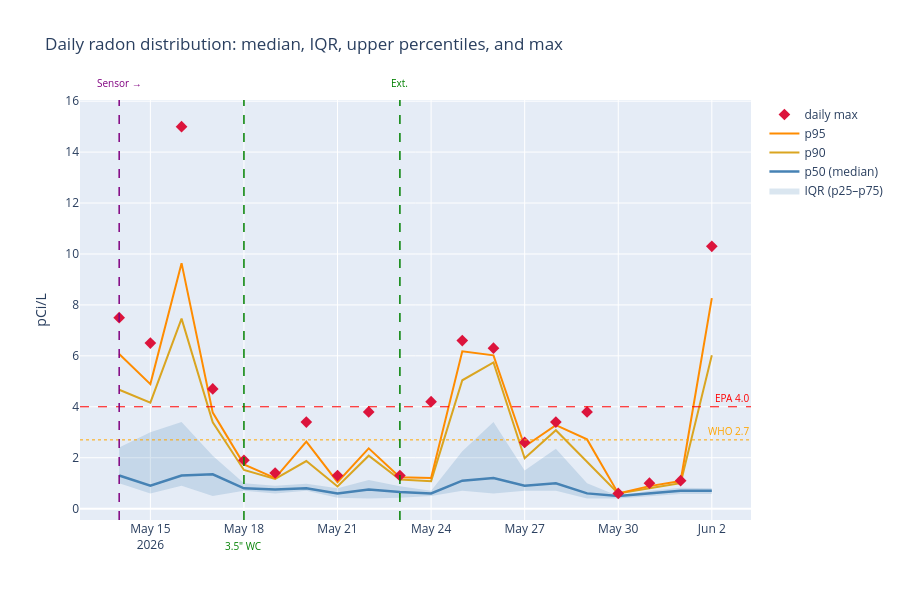

Notebook source saved alongside this figure:
### Markdown cell above
## Daily distribution (percentiles)

For each day: the **median (p50)** line shows the typical level; the **IQR band (p25–p75)** shows the middle half of readings; **p90/p95** capture the upper tail; the **daily max** marker is the single worst hour. A day where median is low but max hits EPA is a day where the system is mostly working but failed at least once.

### Code cell
daily = pd.DataFrame({
    'p25':       df_post['radon'].resample('D').quantile(0.25),
    'p50':       df_post['radon'].resample('D').quantile(0.50),
    'p75':       df_post['radon'].resample('D').quantile(0.75),
    'p90':       df_post['radon'].resample('D').quantile(0.90),
    'p95':       df_post['radon'].resample('D').quantile(0.95),
    'daily_max': df_post['radon'].resample('D').max(),
})

fig = go.Figure()
# IQR band (p25-p75) — invisible upper bound, then fill down from p25
fig.add_trace(go.Scatter(x=daily.index, y=daily['p75'],
                         line=dict(color='rgba(0,0,0,0)'), mode='lines',
                         showlegend=False, hoverinfo='skip'))
fig.add_trace(go.Scatter(x=daily.index, y=daily['p25'], name='IQR (p25–p75)',
                         line=dict(color='rgba(0,0,0,0)'), mode='lines',
                         fill='tonexty', fillcolor='rgba(70, 130, 180, 0.20)'))
# percentile lines
fig.add_trace(go.Scatter(x=daily.index, y=daily['p50'], name='p50 (median)',
                         line=dict(color='steelblue', width=2.5)))
fig.add_trace(go.Scatter(x=daily.index, y=daily['p90'], name='p90',
                         line=dict(color='goldenrod', width=2)))
fig.add_trace(go.Scatter(x=daily.index, y=daily['p95'], name='p95',
                         line=dict(color='darkorange', width=2)))
fig.add_trace(go.Scatter(x=daily.index, y=daily['daily_max'], name='daily max',
                         mode='markers',
                         marker=dict(color='crimson', size=9, symbol='diamond')))
fig.update_layout(title='Daily radon distribution: median, IQR, upper percentiles, and max',
                  yaxis_title='pCi/L', xaxis_title='')
annotate(fig, events=EVENTS_POST)
fig.show()

### Figure 1 — Plotly figure (JSON) as saved in the notebook; plotly's stock layout.template omitted (floating-point values rounded to 4 significant figures)
{"data": [{"hoverinfo": "skip", "line": {"color": "rgba(0,0,0,0)"}, "mode": "lines", "showlegend": false, "type": "scatter", "x": ["2026-05-14T00:00:00.000000", "2026-05-15T00:00:00.000000", "2026-05-16T00:00:00.000000", "2026-05-17T00:00:00.000000", "2026-05-18T00:00:00.000000", "2026-05-19T00:00:00.000000", "2026-05-20T00:00:00.000000", "2026-05-21T00:00:00.000000", "2026-05-22T00:00:00.000000", "2026-05-23T00:00:00.000000", "2026-05-24T00:00:00.000000", "2026-05-25T00:00:00.000000", "2026-05-26T00:00:00.000000", "2026-05-27T00:00:00.000000", "2026-05-28T00:00:00.000000", "2026-05-29T00:00:00.000000", "2026-05-30T00:00:00.000000", "2026-05-31T00:00:00.000000", "2026-06-01T00:00:00.000000", "2026-06-02T00:00:00.000000"], "y": [2.4, 3.0, 3.4, 2.075, 1.0, 0.9, 0.975, 0.8, 1.125, 0.875, 0.7, 2.25, 3.4, 1.5, 2.35, 1.0, 0.5, 0.7, 0.825, 0.8]}, {"fill": "tonexty", "fillcolor": "rgba(70, 130, 180, 0.20)", "line": {"color": "rgba(0,0,0,0)"}, "mode": "lines", "name": "IQR (p25–p75)", "type": "scatter", "x": ["2026-05-14T00:00:00.000000", "2026-05-15T00:00:00.000000", "2026-05-16T00:00:00.000000", "2026-05-17T00:00:00.000000", "2026-05-18T00:00:00.000000", "2026-05-19T00:00:00.000000", "2026-05-20T00:00:00.000000", "2026-05-21T00:00:00.000000", "2026-05-22T00:00:00.000000", "2026-05-23T00:00:00.000000", "2026-05-24T00:00:00.000000", "2026-05-25T00:00:00.000000", "2026-05-26T00:00:00.000000", "2026-05-27T00:00:00.000000", "2026-05-28T00:00:00.000000", "2026-05-29T00:00:00.000000", "2026-05-30T00:00:00.000000", "2026-05-31T00:00:00.000000", "2026-06-01T00:00:00.000000", "2026-06-02T00:00:00.000000"], "y": [1.0, 0.6, 0.9, 0.5, 0.7, 0.6, 0.7, 0.425, 0.4, 0.425, 0.5, 0.7, 0.6, 0.7, 0.7, 0.4, 0.4, 0.5, 0.575, 0.575]}, {"line": {"color": "steelblue", "width": 2.5}, "name": "p50 (median)", "type": "scatter", "x": ["2026-05-14T00:00:00.000000", "2026-05-15T00:00:00.000000", "2026-05-16T00:00:00.000000", "2026-05-17T00:00:00.000000", "2026-05-18T00:00:00.000000", "2026-05-19T00:00:00.000000", "2026-05-20T00:00:00.000000", "2026-05-21T00:00:00.000000", "2026-05-22T00:00:00.000000", "2026-05-23T00:00:00.000000", "2026-05-24T00:00:00.000000", "2026-05-25T00:00:00.000000", "2026-05-26T00:00:00.000000", "2026-05-27T00:00:00.000000", "2026-05-28T00:00:00.000000", "2026-05-29T00:00:00.000000", "2026-05-30T00:00:00.000000", "2026-05-31T00:00:00.000000", "2026-06-01T00:00:00.000000", "2026-06-02T00:00:00.000000"], "y": [1.3, 0.9, 1.3, 1.35, 0.8, 0.75, 0.8, 0.6, 0.75, 0.65, 0.6, 1.1, 1.2, 0.9, 1.0, 0.6, 0.5, 0.6, 0.7, 0.7]}, {"line": {"color": "goldenrod", "width": 2}, "name": "p90", "type": "scatter", "x": ["2026-05-14T00:00:00.000000", "2026-05-15T00:00:00.000000", "2026-05-16T00:00:00.000000", "2026-05-17T00:00:00.000000", "2026-05-18T00:00:00.000000", "2026-05-19T00:00:00.000000", "2026-05-20T00:00:00.000000", "2026-05-21T00:00:00.000000", "2026-05-22T00:00:00.000000", "2026-05-23T00:00:00.000000", "2026-05-24T00:00:00.000000", "2026-05-25T00:00:00.000000", "2026-05-26T00:00:00.000000", "2026-05-27T00:00:00.000000", "2026-05-28T00:00:00.000000", "2026-05-29T00:00:00.000000", "2026-05-30T00:00:00.000000", "2026-05-31T00:00:00.000000", "2026-06-01T00:00:00.000000", "2026-06-02T00:00:00.000000"], "y": [4.67, 4.16, 7.46, 3.39, 1.52, 1.17, 1.87, 0.87, 2.08, 1.14, 1.08, 5.04, 5.74, 1.98, 3.08, 1.84, 0.6, 0.8, 1.0, 6.02]}, {"line": {"color": "darkorange", "width": 2}, "name": "p95", "type": "scatter", "x": ["2026-05-14T00:00:00.000000", "2026-05-15T00:00:00.000000", "2026-05-16T00:00:00.000000", "2026-05-17T00:00:00.000000", "2026-05-18T00:00:00.000000", "2026-05-19T00:00:00.000000", "2026-05-20T00:00:00.000000", "2026-05-21T00:00:00.000000", "2026-05-22T00:00:00.000000", "2026-05-23T00:00:00.000000", "2026-05-24T00:00:00.000000", "2026-05-25T00:00:00.000000", "2026-05-26T00:00:00.000000", "2026-05-27T00:00:00.000000", "2026-05-28T00:00:00.000000", "2026-05-29T00:00:00.000000", "2026-05-30T00:00:00.000000", "2026-05-31T00:00:00.000000", "2026-06-01T00:00:00.000000", "2026-06-02T00:00:00.000000"], "y": [6.07, 4.89, 9.64, 3.77, 1.74, 1.2, 2.635, 1.04, 2.37, 1.235, 1.2, 6.18, 6.02, 2.44, 3.28, 2.72, 0.6, 0.885, 1.085, 8.265]}, {"marker": {"color": "crimson", "size": 9, "symbol": "diamond"}, "mode": "markers", "name": "daily max", "type": "scatter", "x": ["2026-05-14T00:00:00.000000", "2026-05-15T00:00:00.000000", "2026-05-16T00:00:00.000000", "2026-05-17T00:00:00.000000", "2026-05-18T00:00:00.000000", "2026-05-19T00:00:00.000000", "2026-05-20T00:00:00.000000", "2026-05-21T00:00:00.000000", "2026-05-22T00:00:00.000000", "2026-05-23T00:00:00.000000", "2026-05-24T00:00:00.000000", "2026-05-25T00:00:00.000000", "2026-05-26T00:00:00.000000", "2026-05-27T00:00:00.000000", "2026-05-28T00:00:00.000000", "2026-05-29T00:00:00.000000", "2026-05-30T00:00:00.000000", "2026-05-31T00:00:00.000000", "2026-06-01T00:00:00.000000", "2026-06-02T00:00:00.000000"], "y": [7.5, 6.5, 15.0, 4.7, 1.9, 1.4, 3.4, 1.3, 3.8, 1.3, 4.2, 6.6, 6.3, 2.6, 3.4, 3.8, 0.6, 1.0, 1.1, 10.3]}], "layout": {"annotations": [{"font": {"color": "red", "size": 10}, "showarrow": false, "text": "EPA 4.0", "x": 1, "xanchor": "right", "xref": "x domain", "y": 4, "yanchor": "bottom", "yref": "y"}, {"font": {"color": "orange", "size": 10}, "showarrow": false, "text": "WHO 2.7", "x": 1, "xanchor": "right", "xref": "x domain", "y": 2.7, "yanchor": "bottom", "yref": "y"}, {"font": {"color": "purple", "size": 10}, "showarrow": false, "text": "Sensor →", "x": "2026-05-14T00:00:00", "xanchor": "center", "xref": "x", "y": 1.02, "yanchor": "bottom", "yref": "y domain"}, {"font": {"color": "green", "size": 10}, "showarrow": false, "text": "3.5\" WC", "x": "2026-05-18T00:00:00", "xanchor": "center", "xref": "x", "y": -0.04, "yanchor": "top", "yref": "y domain"}, {"font": {"color": "green", "size": 10}, "showarrow": false, "text": "Ext.", "x": "2026-05-23T00:00:00", "xanchor": "center", "xref": "x", "y": 1.02, "yanchor": "bottom", "yref": "y domain"}], "height": 600, "shapes": [{"line": {"color": "red", "dash": "dash", "width": 1}, "type": "line", "x0": 0, "x1": 1, "xref": "x domain", "y0": 4, "y1": 4, "yref": "y"}, {"line": {"color": "orange", "dash": "dot", "width": 1}, "type": "line", "x0": 0, "x1": 1, "xref": "x domain", "y0": 2.7, "y1": 2.7, "yref": "y"}, {"line": {"color": "purple", "dash": "dash", "width": 1.5}, "type": "line", "x0": "2026-05-14T00:00:00", "x1": "2026-05-14T00:00:00", "xref": "x", "y0": 0, "y1": 1, "yref": "y domain"}, {"line": {"color": "green", "dash": "dash", "width": 1.5}, "type": "line", "x0": "2026-05-18T00:00:00", "x1": "2026-05-18T00:00:00", "xref": "x", "y0": 0, "y1": 1, "yref": "y domain"}, {"line": {"color": "green", "dash": "dash", "width": 1.5}, "type": "line", "x0": "2026-05-23T00:00:00", "x1": "2026-05-23T00:00:00", "xref": "x", "y0": 0, "y1": 1, "yref": "y domain"}], "title": {"text": "Daily radon distribution: median, IQR, upper percentiles, and max"}, "xaxis": {"title": {"text": ""}}, "yaxis": {"title": {"text": "pCi/L"}}}}
